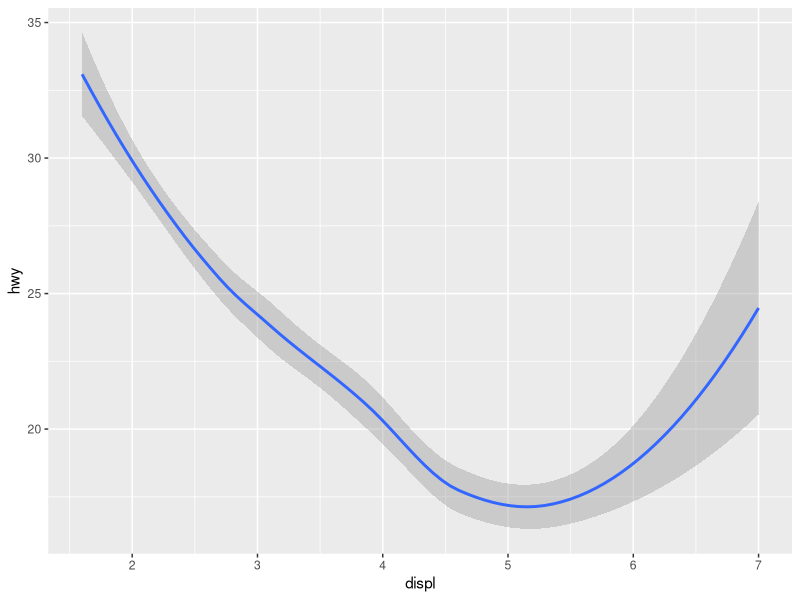
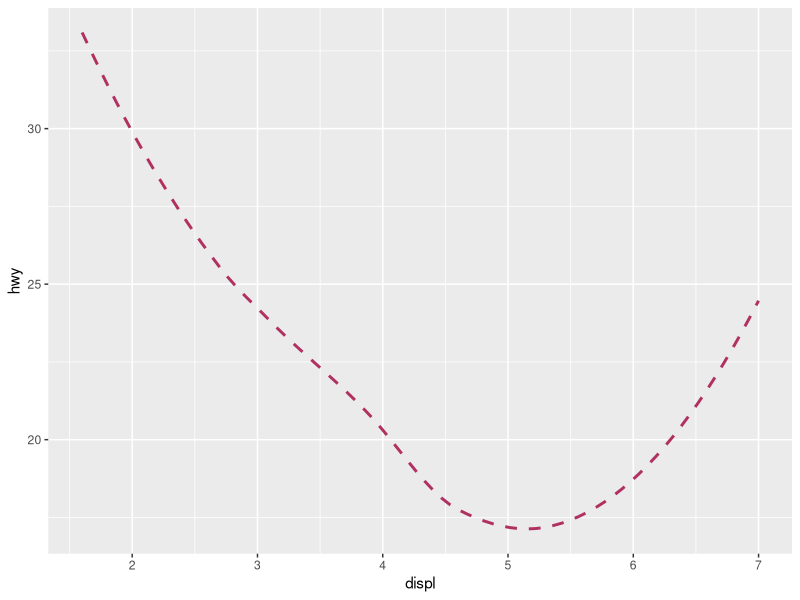

The R source for these figures, in order:
## ---- chunk 1
library(ggplot2)
mpg
## ---- chunk 2
ggplot(mpg,aes(displ, hwy))+
  geom_smooth()
## ---- chunk 3
ggplot(mpg, aes(displ, hwy))+
  geom_smooth(color="maroon", linetype=2, size=1, se=FALSE)
